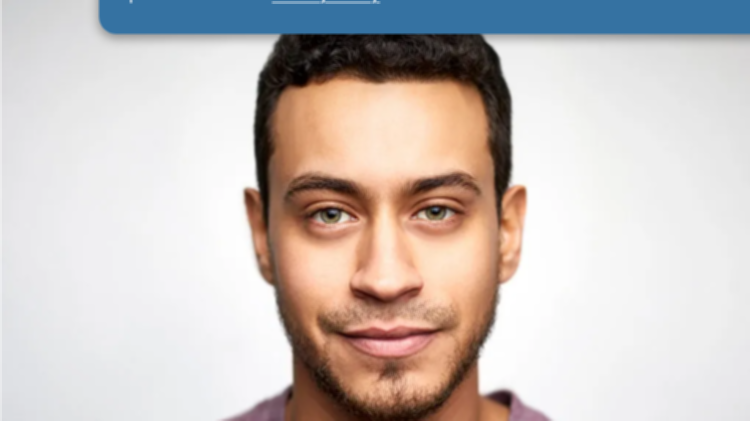
#> input picture Exam/blur.png, 750 x 421 px
$ jupyter execute Q2.ipynb
#> lines starting #> are read from the running program, lines starting #| are printed output that depends on the picture
# apply on the following image the shown filter. image link:

[cell 1]
import cv2
import matplotlib.pyplot as plt
import numpy as np

[cell 2]
img  = plt.imread('blur.png')
#> img is the input picture: shape (421, 750, 3) float32; mean R, G, B 0.796, 0.763, 0.75
plt.imshow(img)

[cell 3]
ker  = np.array([[0, -1, 0],
        [-1, 5, -1],
        [0, -1, 0]])
res = cv2.filter2D(img, -1, ker)
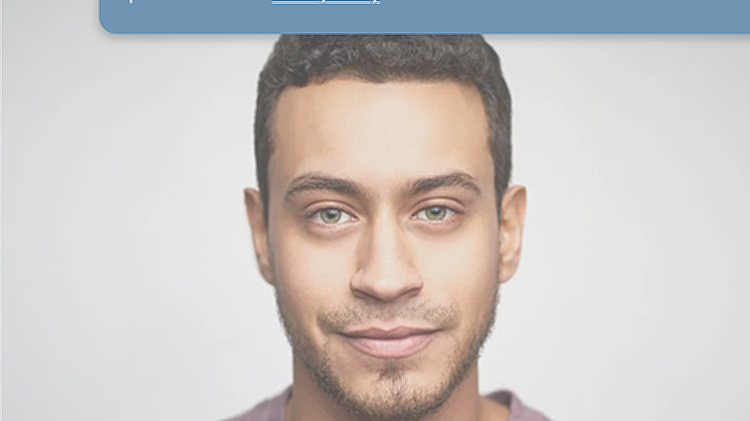
#> res: shape (421, 750, 3) float32; mean R, G, B 0.796, 0.763, 0.75; drawn with min black and max white
plt.imshow(res)
